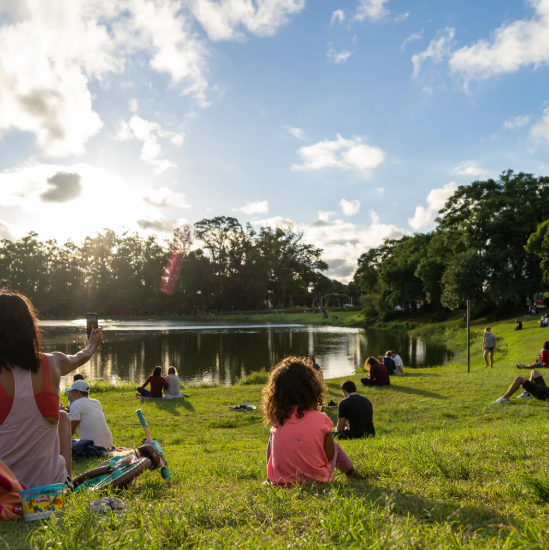
#> input picture ex4/entradas/img01.png, 549 x 550 px
$ python -i main.py   (imports and definitions only)
#> lines starting #> are read from the running program, lines starting #| are printed output that depends on the picture; after the words box and inside, x2 and y2 are one past the last pixel; in counts of white or black regions, pixels touching at a corner belong together
#> further down, picture is the input picture: shape (550, 549, 3); mean B, G, R 119.3, 140.7, 137.7
#!/usr/bin/env python3
# -*- coding: utf-8 -*-
"""
main.py - Resolução Completa e Estrita do Exercício 4 (Segmentação Semântica DeepLabV3 vs HSV e Relatório Integrativo)
======================================================================================================================

ENUNCIADO IMPLEMENTADO:
-----------------------
Item A:
  1. Implementação de segmentação semântica com DeepLabV3 (MobileNetV2 treinada no ADE20K, 150 classes de cena):
     grafo congelado (.pb) do model zoo do DeepLab/TensorFlow, carregado com tf.compat.v1 (o mesmo modelo
     publicado no TF Hub, sem download em tempo de execução).
  2. Processamento de todas as imagens de entradas/ (mínimo 5 cenas externas: parque, jardim, playground e
     uma rua com calçada, veículo e pedestres):
     (1) Geração do mapa de segmentação com classes coloridas por categoria;
     (2) Sobreposição da máscara semitransparente (alpha=0.5) sobre a imagem original;
     (3) Cálculo e impressão no terminal da porcentagem de área ocupada por cada classe detectada (e gravação em CSV).
  3. Comparação visual lado a lado da segmentação semântica com a segmentação por cor HSV do TP1 (C:\\tp1_visao_computacional).
  4. Discussão aprofundada de vantagens e limitações de cada abordagem para veículos autônomos.
  5. Validação: imagens com máscara semitransparente, painéis comparativos lado a lado, terminal com porcentagens e código comentado.

Item B — Relatório Integrativo:
  1. Produção de relatório técnico estruturado em Markdown (mínimo de 800 palavras) documentando o pipeline completo da disciplina.
  2. Cinco seções obrigatórias:
     (1) Diagrama do pipeline completo (calibração -> pré-processamento -> detecção clássica -> detecção profunda -> rastreamento -> segmentação);
     (2) Tabela comparativa de todas as técnicas com métricas reais coletadas nos TPs e exercícios do AT;
     (3) Análise de viabilidade em hardware embarcado com restrição de 5W de consumo;
     (4) Proposta de arquitetura de percepção para veículo autônomo urbano integrando ao menos 4 técnicas;
     (5) Identificação de 3 lacunas a serem endereçadas na DR4 (Veículos Autônomos e Robótica Móvel).
  3. Validação: arquivo .md entregue, contagem de palavras e presença das 5 seções verificadas pelo código, e os números
     da tabela vindos das execuções dos exercícios 1 a 4 deste trabalho (os do Ex4 medidos na própria execução).
"""

from __future__ import annotations

import argparse
import colorsys
import csv
import json
import os
import sys
import time
from pathlib import Path
from typing import Any, Dict, List, Optional, Tuple

import cv2
import numpy as np

# Configurar stdout e stderr para UTF-8 no Windows
# [4 lines not run here, left out]

# =============================================================================
# COMENTÁRIOS TÉCNICOS: DEEPLABV3 vs SEGMENTAÇÃO POR COR HSV EM VEÍCULOS AUTÔNOMOS
# =============================================================================
#
# 1. SEGMENTAÇÃO SEMÂNTICA PROFUNDA (DeepLabV3 - ResNet/MobileNetV2):
#    - Vantagens para Veículos Autônomos:
#      * Compreensão Semântica Abstrata: O modelo não se baseia em valores pontuais de cor, mas em contexto,
#        textura, forma geométrica e relações espaciais aprendidas (e.g., uma pista é identificada como 'road'
#        seja ela asfalto novo escuro, asfalto claro gasto, concreto cinza, molhada de chuva ou sob sombras).
#      * Separação de Classes Funcionais Críticas: Distingue com precisão pista navegável ('road') de calçada
#        não navegável ('sidewalk'), canteiro ('grass'), pedestres ('person') e veículos ('car'), elementos
#        que frequentemente compartilham cores semelhantes no espaço RGB/HSV.
#      * Invariância à Iluminação: Robustez frente a transições bruscas de iluminação (sol a pino, pôr do sol,
#        túneis, sombras de árvores e prédios), onde os canais Hue, Saturation e Value variam drasticamente.
#    - Limitações:
#      * Custo Computacional Elevado: Redes profundas com Atrous Spatial Pyramid Pooling (ASPP) exigem bilhões
#        de operações FLOPs por frame, necessitando de GPUs dedicadas ou aceleradores neurais (NPU/TPU)
#        para operar a >15-30 FPS.
#      * Latência: Tipicamente 30 ms a 250 ms em CPU, exigindo estratégias de execução assíncrona ou em baixa resolução.
#      * Resolução das Bordas: Pode apresentar contornos ligeiramente suavizados em limites finos (postes, cabos).
#
# 2. SEGMENTAÇÃO POR COR HSV (Regras Clássicas / TP1):
#    - Vantagens para Veículos Autônomos:
#      * Extremamente Leve e Veloz: Executa operações O(pixels) baseadas em tabelas de thresholding (cv2.inRange),
#        consumindo < 2 ms por frame em CPU convencional sem demandar aceleração de GPU ou redes neurais.
#      * Ideal para Alvos com Cores Normatizadas: Excelente para identificação de cones laranjas de trânsito,
#        faixas amarelas/brancas contínuas na pista, semáforos (luz vermelha, amarela, verde) e placas de trânsito.
#      * Zero Requisito de Memória: Não consome modelos em disco nem aloca memória de tensores.
#    - Limitações:
#      * Ausência Total de Semântica: Um objeto azul é apenas 'azul' — o algoritmo é incapaz de diferenciar o céu,
#        um lago com água, uma placa de trânsito azul ou a lataria de um carro azul.
#      * Vulnerabilidade Extrema a Variações de Luz e Clima: Sob sol forte, a saturação satura; ao entardecer,
#        o matiz desvia; à noite ou em chuva, as regras de limiarização falham catastroficamente.
#      * Incapacidade de Isolar Asfalto e Calçada: Asfalto e calçada de concreto possuem tons acinzentados
#        neutros indistinguíveis puramente por faixas de matiz (Hue).
#
# 3. DIRETRIZ DE ARQUITETURA PARA CONDUÇÃO AUTÔNOMA:
#    Um veículo autônomo moderno combina as duas abordagens de forma complementar:
#    - DeepLabV3 (ou redes de segmentação semântica multi-tarefa) roda periodicamente (e.g., a 10-15 Hz) para
#      determinar a máscara de área navegável (drivable area), leito viário e geometria de calçadas.
#    - Filtros HSV rápidos rodam a alta taxa (30-60 Hz) em ROIs específicas para detecção em tempo real de
#      luzes de semáforo, sinalização viária refletiva e cones de interdição.
# =============================================================================

RAIZ = Path(__file__).resolve().parent
ENTRADAS_DIR = RAIZ / "entradas"
SAIDAS_DIR = RAIZ / "saidas"
MODELOS_DIR = RAIZ / "modelos"

CAMINHO_MODELO_PB = MODELOS_DIR / "deeplabv3_mnv2_ade20k.pb"
CAMINHO_CLASSES_CSV = MODELOS_DIR / "ade20k_objectInfo150.csv"
CAMINHO_RELATORIO = RAIZ / "relatorio_integrativo.md"

LADO_MAXIMO = 513  # Padrão oficial do DeepLabV3 para preservação de aspecto e resolução adequada

# Cores RGB fixas para classes críticas de condução autônoma (ADE20K 150 classes)
ADE20K_CORES_RGB: Dict[int, Tuple[int, int, int]] = {
    0: (0, 0, 0),         # Fundo / background
    1: (120, 120, 120),   # Wall
    2: (70, 70, 70),      # Building (Prédio)
    3: (70, 130, 180),    # Sky (Céu)
    4: (128, 64, 128),    # Floor / ground
    5: (34, 139, 34),     # Tree (Árvore)
    6: (107, 142, 35),    # Ceiling
    7: (128, 64, 128),    # Road (Pista / Asfalto)
    8: (220, 20, 60),     # Bed
    9: (100, 100, 100),   # Windowpane
    10: (124, 252, 0),    # Grass (Grama / Vegetação rasteira)
    11: (150, 100, 100),  # Cabinet
    12: (244, 35, 232),   # Sidewalk (Calçada)
    13: (220, 20, 60),    # Person (Pedestre / Pessoa)
    14: (160, 120, 80),   # Earth / ground
    21: (0, 0, 142),      # Car (Veículo / Automóvel)
    22: (30, 144, 255),   # Water (Lago / Água)
    26: (120, 90, 90),    # House
    33: (190, 153, 153),  # Fence (Cerca)
    81: (0, 60, 100),     # Bus (Ônibus)
    84: (0, 80, 100),     # Truck (Caminhão)
}


# =============================================================================
# CLASSES E FUNÇÕES DE SEGMENTAÇÃO
# =============================================================================

# [24 lines left out: functions carregar_classes_ade20k, criar_paleta_ade20k, not called in this run]


class SegmentadorDeepLab:
    """Carregador e executor da rede DeepLabV3-MobileNetV2 em TensorFlow."""

    # [48 lines left out: functions __init__, segmentar, colorir_mascara_deeplab, not called in this run]


def segmentar_hsv_tp1(img_bgr: np.ndarray) -> Tuple[np.ndarray, float]:
    """Segmentação baseada em regras de cor HSV estritamente conforme o TP1 (C:\\tp1_visao_computacional\\script4.py).

    Classifica os pixels em:
      - Azul (Céu / Água): H in [90, 130], S in [60, 255], V in [40, 255]
      - Verde (Vegetação / Grama): H in [30, 90], S in [40, 255], V in [30, 255]
      - Vermelho (Objetos / Placas): H in [0, 10] U [170, 179]
      - Outros / Solo (Solo / Edificações): cinza neutro
    """
    t0 = time.perf_counter()
    hsv = cv2.cvtColor(img_bgr, cv2.COLOR_BGR2HSV)
#> hsv: shape (550, 549, 3); mean H, S, V 51.9, 93.7, 151.2

    # Faixas literais de C:\tp1_visao_computacional\script4.py
    m_verde = cv2.inRange(hsv, np.array([30, 40, 30], dtype=np.uint8), np.array([90, 255, 255], dtype=np.uint8))
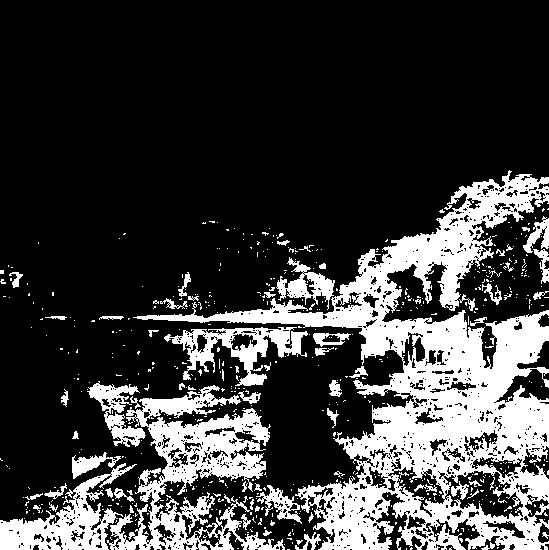
#> m_verde: shape (550, 549); 23.7% white; 591 white regions (524 under 20 px), largest, box (x1, y1, x2, y2) and area: (133, 170, 549, 550) 43848, (107, 385, 285, 550) 11086, (0, 463, 137, 550) 4168
    m_azul = cv2.inRange(hsv, np.array([90, 60, 40], dtype=np.uint8), np.array([130, 255, 255], dtype=np.uint8))
#> m_azul: shape (550, 549); 11.7% white; 76 white regions (68 under 20 px), largest, box (x1, y1, x2, y2) and area: (211, 0, 549, 158) 34426, (19, 484, 66, 499) 280, (72, 440, 92, 450) 103
    m_verm1 = cv2.inRange(hsv, np.array([0, 60, 40], dtype=np.uint8), np.array([10, 255, 255], dtype=np.uint8))
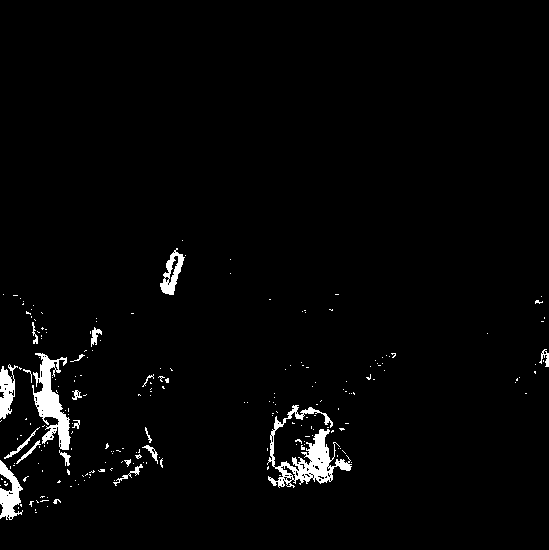
#> m_verm1: shape (550, 549); 2.4% white; 217 white regions (196 under 20 px), largest, box (x1, y1, x2, y2) and area: (267, 405, 352, 488) 2126, (32, 353, 71, 450) 1654, (0, 460, 23, 520) 715
    m_verm2 = cv2.inRange(hsv, np.array([170, 60, 40], dtype=np.uint8), np.array([179, 255, 255], dtype=np.uint8))
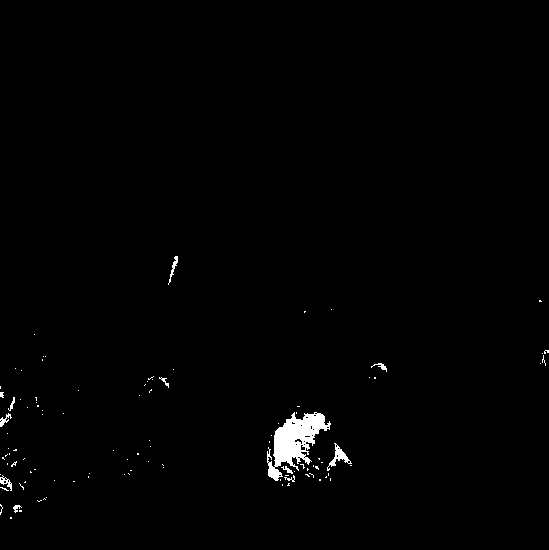
#> m_verm2: shape (550, 549); 0.96% white; 103 white regions (92 under 20 px), largest, box (x1, y1, x2, y2) and area: (267, 412, 331, 481) 1967, (327, 443, 352, 471) 191, (168, 256, 178, 285) 76
    m_vermelho = cv2.bitwise_or(m_verm1, m_verm2)
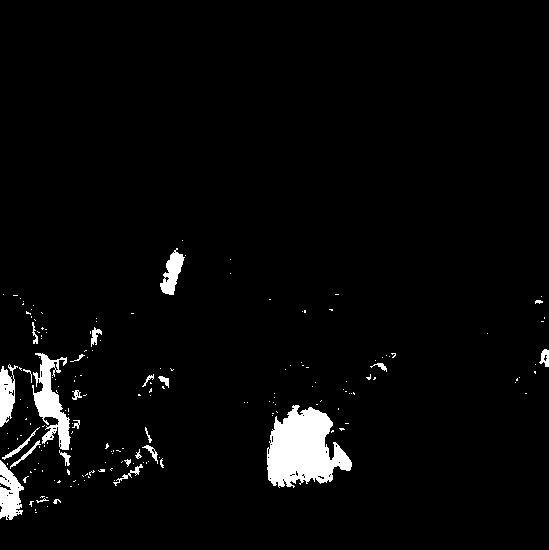
#> m_vermelho: shape (550, 549); 3.3% white; 183 white regions (156 under 20 px), largest, box (x1, y1, x2, y2) and area: (267, 405, 352, 488) 4509, (32, 353, 71, 450) 1671, (0, 460, 24, 520) 889

    # Limpeza de ruído morfológica
    kernel = cv2.getStructuringElement(cv2.MORPH_ELLIPSE, (3, 3))
    m_verde = cv2.morphologyEx(m_verde, cv2.MORPH_OPEN, kernel)
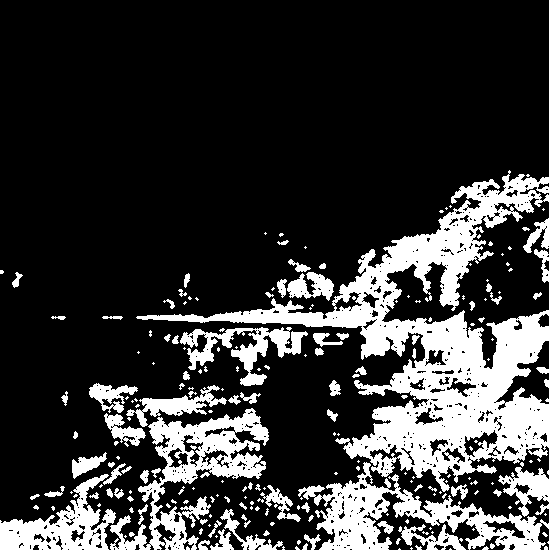
#> m_verde: shape (550, 549); 21.5% white; 227 white regions (137 under 20 px), largest, box (x1, y1, x2, y2) and area: (136, 170, 549, 492) 31881, (298, 462, 549, 550) 7171, (110, 408, 269, 550) 7158
    m_azul = cv2.morphologyEx(m_azul, cv2.MORPH_OPEN, kernel)
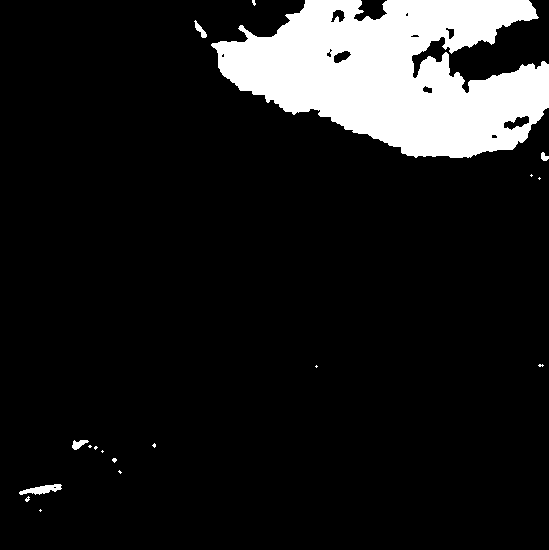
#> m_azul: shape (550, 549); 11.6% white; 18 white regions (13 under 20 px), largest, box (x1, y1, x2, y2) and area: (211, 0, 549, 158) 34338, (19, 484, 62, 495) 254, (72, 440, 89, 450) 96, (194, 20, 207, 38) 89, (541, 152, 549, 161) 48
    m_vermelho = cv2.morphologyEx(m_vermelho, cv2.MORPH_OPEN, kernel)
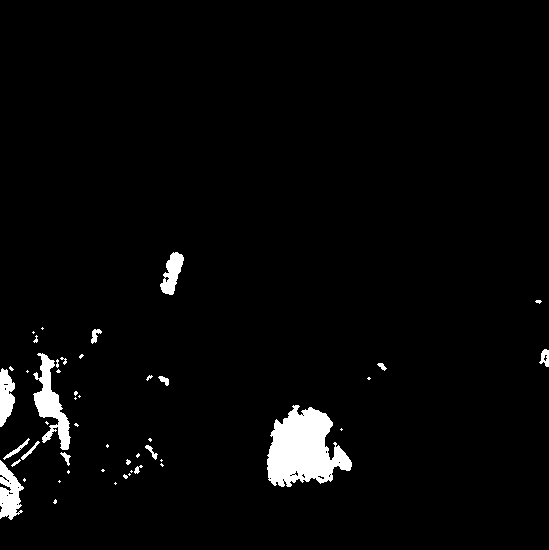
#> m_vermelho: shape (550, 549); 3% white; 48 white regions (30 under 20 px), largest, box (x1, y1, x2, y2) and area: (267, 405, 352, 487) 4429, (33, 353, 71, 450) 1478, (0, 460, 24, 520) 865

    # Geração de mapa de cores
    mapa_hsv = np.full_like(img_bgr, 128)  # Cinza neutro para solo/outros
    mapa_hsv[m_azul > 0] = (180, 130, 70)       # Azul aço (Céu / Água)
    mapa_hsv[m_verde > 0] = (34, 139, 34)       # Verde floresta (Vegetação)
    mapa_hsv[m_vermelho > 0] = (60, 20, 220)    # Vermelho carmesim

    tempo_ms = (time.perf_counter() - t0) * 1000.0
    return mapa_hsv, tempo_ms


# [486 lines left out: functions montar_painel_comparativo, executar_item_a, gerar_relatorio_integrativo, main, not called in this run]


# [2 lines not run here, left out]

>>> import cv2
>>> picture = cv2.imread('entradas/img01.png')
>>> result = segmentar_hsv_tp1(picture)

$ run again, on ex4/entradas/img05.png
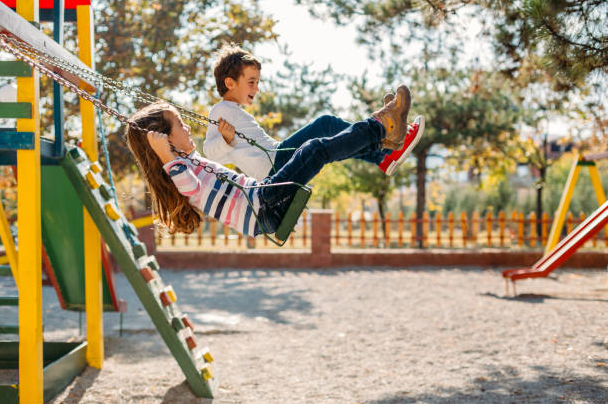
#> input picture ex4/entradas/img05.png, 608 x 404 px
#> picture is the input picture: shape (404, 608, 3); mean B, G, R 123.3, 150.2, 164.5
#> hsv: shape (404, 608, 3); mean H, S, V 35.2, 80.9, 169.4
#> in segmentar_hsv_tp1, `m_verde = cv2.inRange(hsv, np.array([30, 40, 30], dtype=np.uint8), np...`:
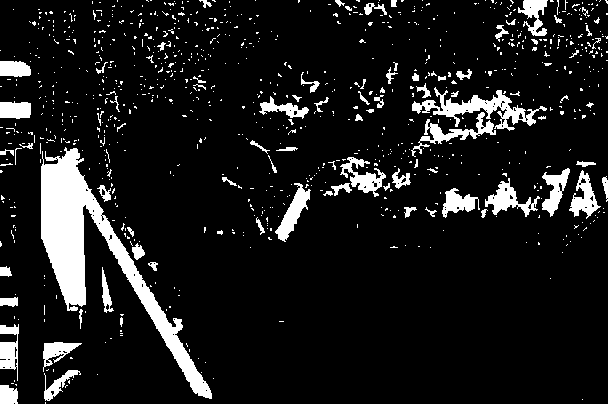
#> m_verde: shape (404, 608); 10.5% white; 917 white regions (829 under 20 px), largest, box (x1, y1, x2, y2) and area: (41, 147, 212, 399) 8815, (412, 87, 547, 131) 1721, (411, 112, 496, 157) 847
#> m_verm1: shape (404, 608); 5.9% white; 428 white regions (381 under 20 px), largest, box (x1, y1, x2, y2) and area: (138, 205, 608, 285) 7987, (148, 109, 195, 159) 561, (102, 240, 125, 312) 528
#> m_verm2: shape (404, 608); 0.36% white in thin lines or dots
#> in segmentar_hsv_tp1, `m_vermelho = cv2.morphologyEx(m_vermelho, cv2.MORPH_OPEN, kernel)`:
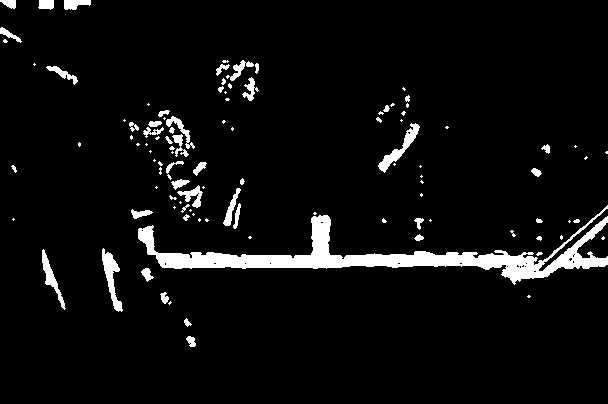
#> m_vermelho: shape (404, 608); 5.4% white; 106 white regions (58 under 20 px), largest, box (x1, y1, x2, y2) and area: (138, 205, 608, 285) 7835, (102, 248, 123, 312) 523, (378, 123, 420, 173) 495
